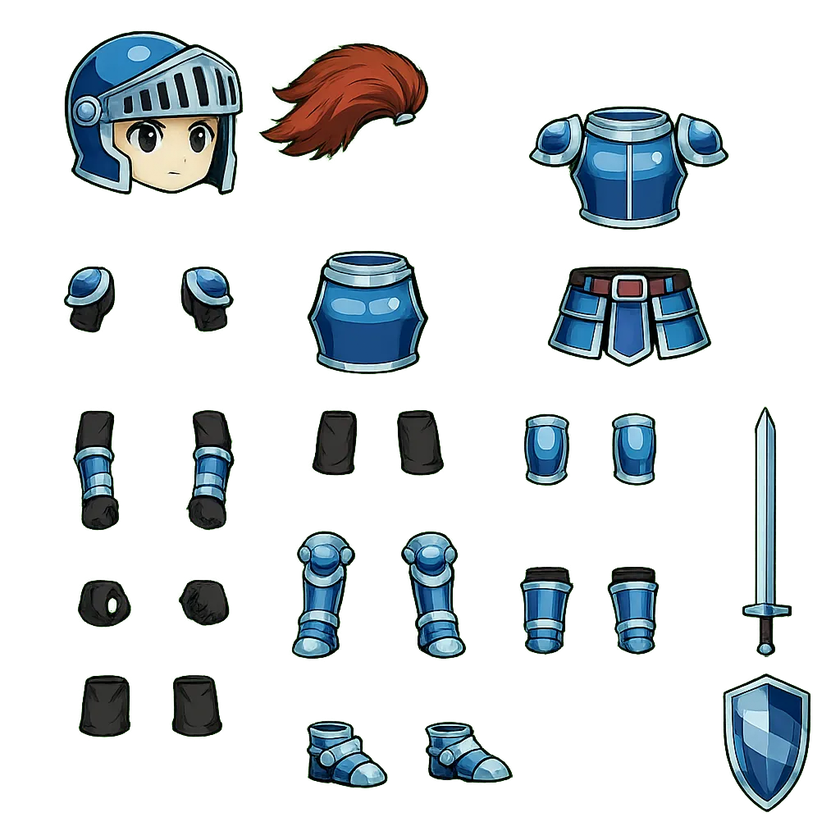
#> input picture Automation_animation_drafts/knight/rig_spike/data/partsheet_c.png, 840 x 840 px, shrunk from 1024 x 1024 before the run, found by its file name
$ python sheetcut.py
#> lines starting #> are read from the running program, lines starting #| are printed output that depends on the picture; after the words box and inside, x2 and y2 are one past the last pixel; in counts of white or black regions, pixels touching at a corner belong together
"""Cut every piece off a parts sheet: flatten green, matte like the rig parts, one PNG per component."""
import sys, io, json, numpy as np
from PIL import Image, ImageDraw
from scipy import ndimage
sys.path.insert(0,"/Users/ehrendavis/work/local-RED-dev/src/Asset-Gen-Framework")
from agf import matting
def cut(src, tag, outdir):
#> called with src = 'partsheet_c.png', tag = 'c', outdir = 'sheetparts'
    im=Image.open(src).convert("RGB"); a=np.array(im).astype(int)
#> after `im = Image.open(src).convert('RGB')`:
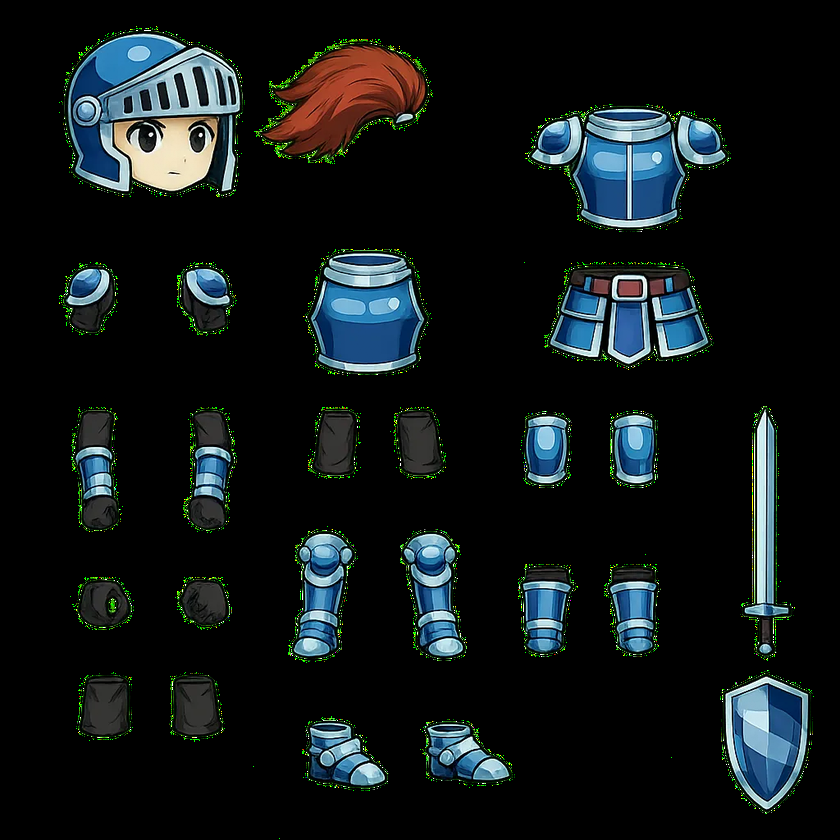
#> im: PIL image 840x840 RGB; mean R, G, B 17, 23.3, 24.3
    g=a[...,1]-np.maximum(a[...,0],a[...,2])
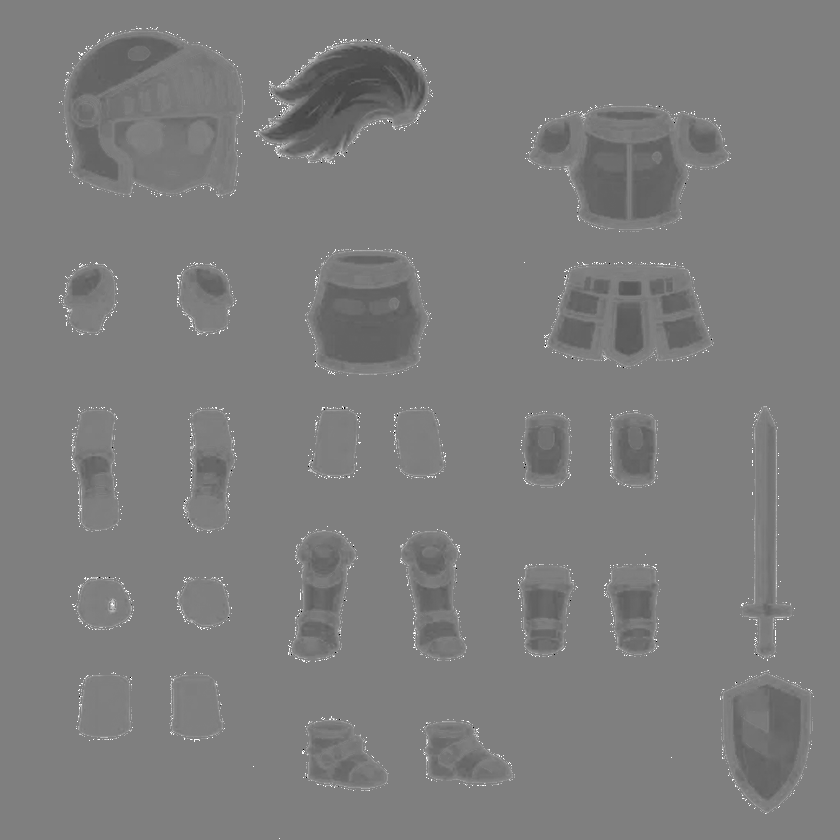
#> g: shape (840, 840) int64; min -255, max 255, mean -3.4; drawn with min black and max white
    fg=g<70                                           # anything not strongly green
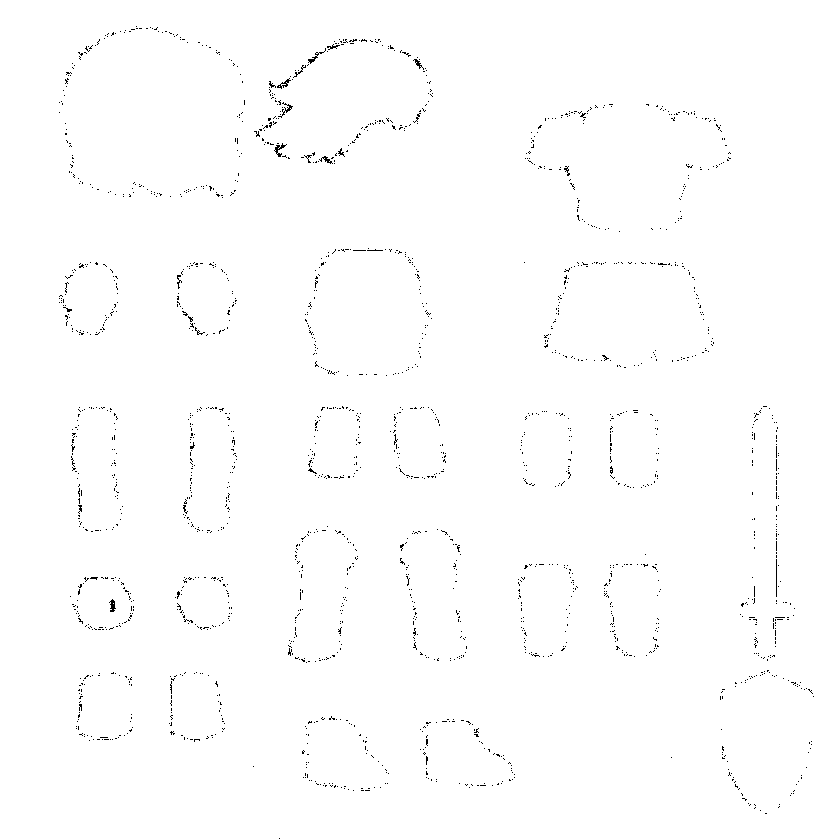
#> fg: shape (840, 840) bool; 99.3% white; black in thin lines or dots, all inside (x1, y1, x2, y2) = (59, 26, 814, 839)
    fg=ndimage.binary_opening(fg,iterations=1)
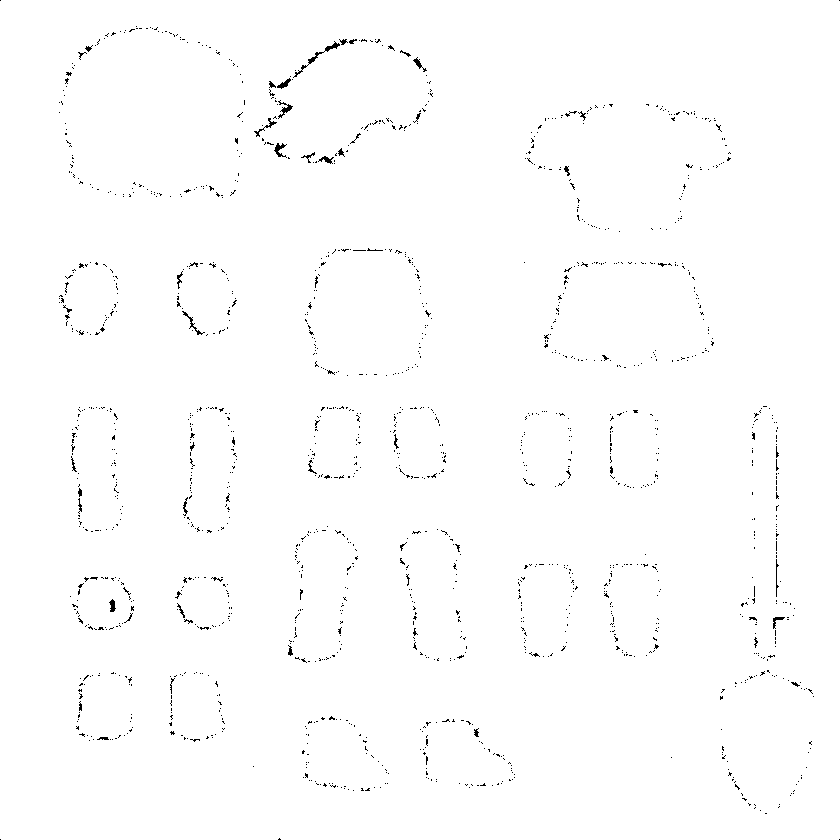
#> fg: shape (840, 840) bool; 99.1% white; black in thin lines or dots
    fg=ndimage.binary_fill_holes(fg)                 # keep the sword-grip hole? filled here; re-opened by colour below
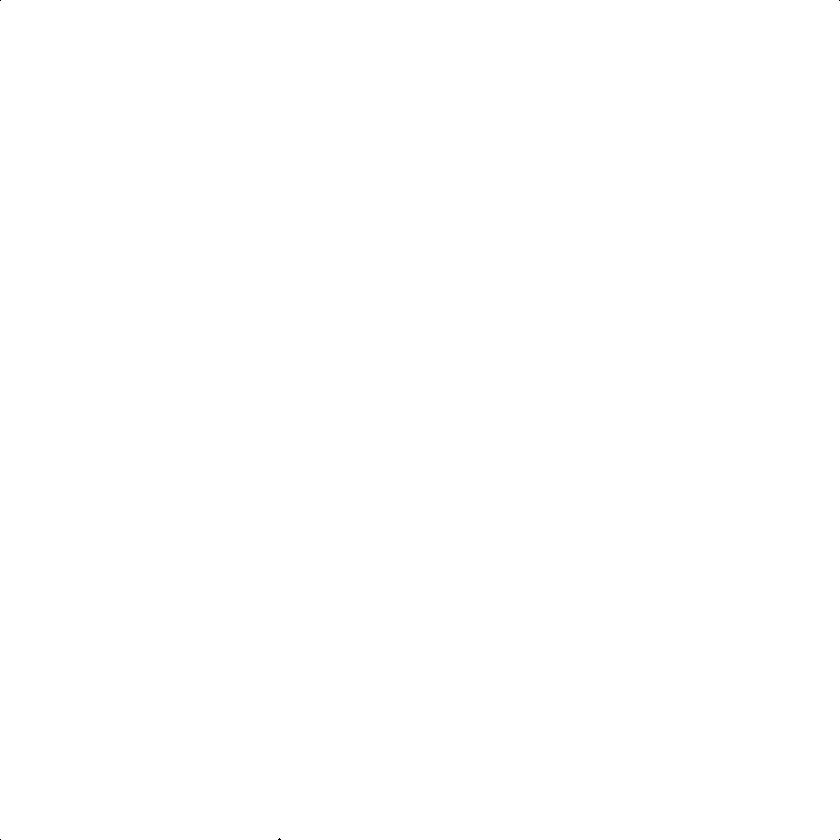
#> fg: shape (840, 840) bool; 100% white; black in thin lines or dots
    lab,n=ndimage.label(fg)
#> lab: shape (840, 840) int32; values 0 (black) and 1 (white), 100% white; black in thin lines or dots
#> n = 1
    sizes=ndimage.sum(fg,lab,range(1,n+1))
#> sizes = [705592]
    flat=a.copy(); flat[~fg]=(0,255,0)
    hole=fg&(g>=70)                                   # enclosed green (a grip hole) stays transparent
#> hole: shape (840, 840) bool; 0.74% white in thin lines or dots, all inside (x1, y1, x2, y2) = (59, 26, 814, 814)
    buf=io.BytesIO(); Image.fromarray(flat.astype(np.uint8)).save(buf,"PNG")
    mb=io.BytesIO(); Image.fromarray(((fg&~hole)*255).astype(np.uint8)).save(mb,"PNG")
#> (the run stopped early here; a loop or call above may not have finished)
